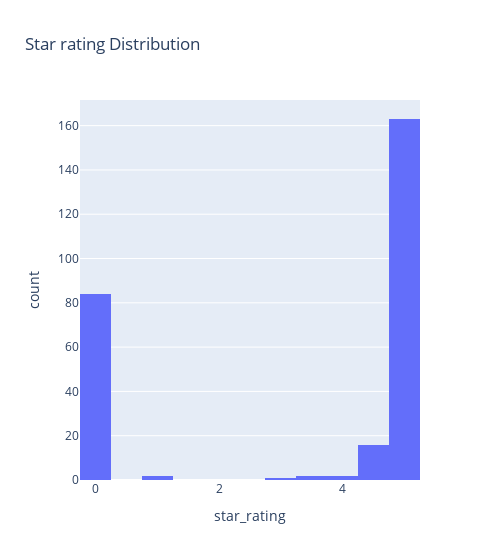

Notebook cell for this chart:
### Code cell
px.histogram(df, 'star_rating', width=500, title='Star rating Distribution')

### Figure 1 — Plotly figure (JSON) as saved in the notebook; plotly's stock layout.template omitted (floating-point values rounded to 4 significant figures; data arrays with more than 128 entries replaced by an {"elided": "..."} marker saying what was removed)
{"data": [{"alignmentgroup": "True", "bingroup": "x", "hovertemplate": "star_rating=%{x}<br>count=%{y}<extra></extra>", "legendgroup": "", "marker": {"color": "#636efa", "pattern": {"shape": ""}}, "name": "", "offsetgroup": "", "orientation": "v", "showlegend": false, "x": {"elided": "270 float values"}, "xaxis": "x", "yaxis": "y", "type": "histogram"}], "layout": {"xaxis": {"anchor": "y", "domain": [0, 1], "title": {"text": "star_rating"}}, "yaxis": {"anchor": "x", "domain": [0, 1], "title": {"text": "count"}}, "legend": {"tracegroupgap": 0}, "title": {"text": "Star rating Distribution"}, "barmode": "relative", "width": 500}}
